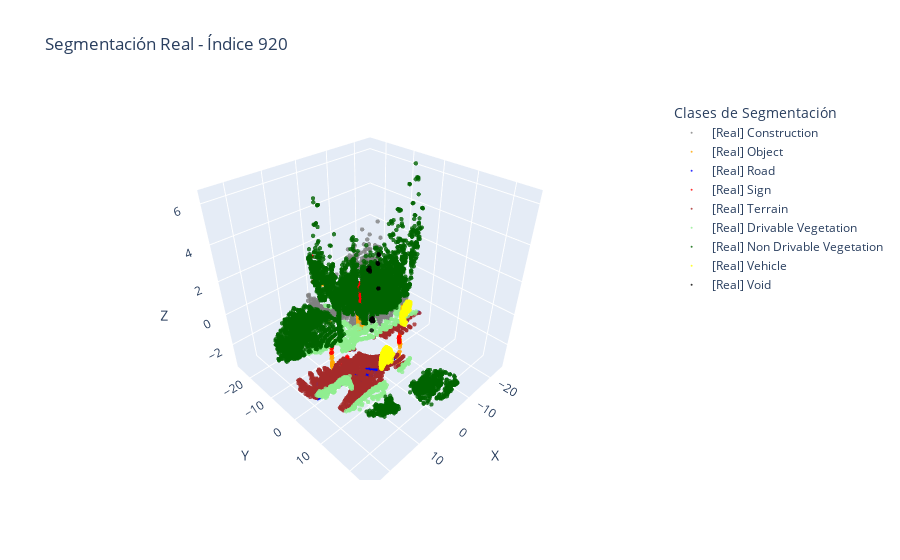
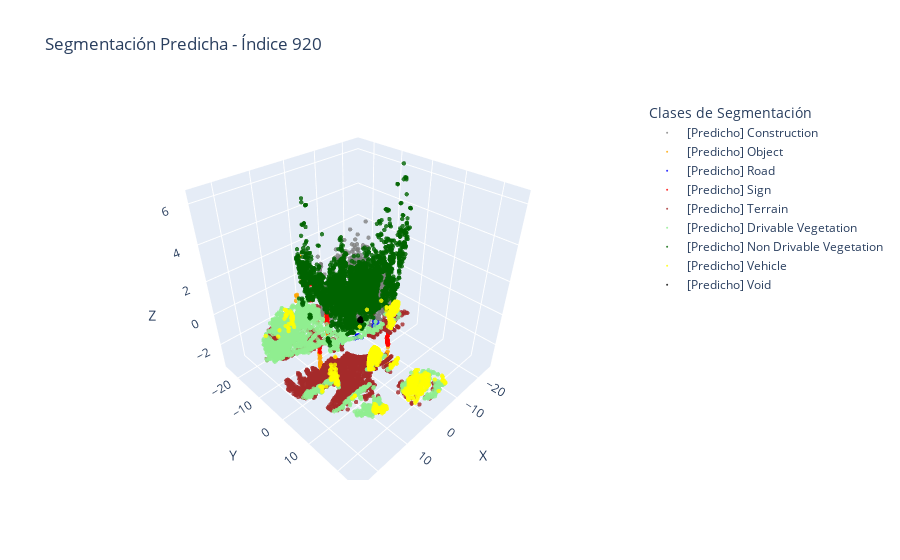

Notebook code cell kept with these figures, in order:
### Code cell
visualizar_comparacion_segmentacion(points_list, labels_list, preds_list, indice=920)

### Figure 1 — Plotly figure (JSON) as saved in the notebook; plotly's stock layout.template omitted (floating-point values rounded to 4 significant figures; data arrays with more than 128 entries replaced by an {"elided": "..."} marker saying what was removed)
{"data": [{"marker": {"color": "gray", "opacity": 0.8, "size": 1.5}, "mode": "markers", "name": "[Real] Construction", "type": "scatter3d", "x": {"elided": "1446 float values"}, "y": {"elided": "1446 float values"}, "z": {"elided": "1446 float values"}}, {"marker": {"color": "orange", "opacity": 0.8, "size": 1.5}, "mode": "markers", "name": "[Real] Object", "type": "scatter3d", "x": {"elided": "746 float values"}, "y": {"elided": "746 float values"}, "z": {"elided": "746 float values"}}, {"marker": {"color": "blue", "opacity": 0.8, "size": 1.5}, "mode": "markers", "name": "[Real] Road", "type": "scatter3d", "x": {"elided": "231 float values"}, "y": {"elided": "231 float values"}, "z": {"elided": "231 float values"}}, {"marker": {"color": "red", "opacity": 0.8, "size": 1.5}, "mode": "markers", "name": "[Real] Sign", "type": "scatter3d", "x": {"elided": "943 float values"}, "y": {"elided": "943 float values"}, "z": {"elided": "943 float values"}}, {"marker": {"color": "brown", "opacity": 0.8, "size": 1.5}, "mode": "markers", "name": "[Real] Terrain", "type": "scatter3d", "x": {"elided": "1640 float values"}, "y": {"elided": "1640 float values"}, "z": {"elided": "1640 float values"}}, {"marker": {"color": "lightgreen", "opacity": 0.8, "size": 1.5}, "mode": "markers", "name": "[Real] Drivable Vegetation", "type": "scatter3d", "x": {"elided": "1297 float values"}, "y": {"elided": "1297 float values"}, "z": {"elided": "1297 float values"}}, {"marker": {"color": "darkgreen", "opacity": 0.8, "size": 1.5}, "mode": "markers", "name": "[Real] Non Drivable Vegetation", "type": "scatter3d", "x": {"elided": "9493 float values"}, "y": {"elided": "9493 float values"}, "z": {"elided": "9493 float values"}}, {"marker": {"color": "yellow", "opacity": 0.8, "size": 1.5}, "mode": "markers", "name": "[Real] Vehicle", "type": "scatter3d", "x": {"elided": "533 float values"}, "y": {"elided": "533 float values"}, "z": {"elided": "533 float values"}}, {"marker": {"color": "black", "opacity": 0.8, "size": 1.5}, "mode": "markers", "name": "[Real] Void", "type": "scatter3d", "x": [-1.144, -1.109, -7.81, -1.042, -7.83, -1.038, -7.828, -1.049, -1.21, -1.062, -1.146, -7.814, -1.071, -1.083, -1.017, -1.182, -4.422, -1.125, -1.109, -1.225, -1.101, -1.166, -1.208, -1.156, -1.044, -1.197, -1.059, -1.132, -1.312, -1.091, -1.048, -1.215, -1.196, -4.121, -1.223, -1.137, -1.051, -1.086, -1.273, -1.18, -4.567, -7.756, -1.209, -1.12, -1.027, -4.46, -7.772, -1.176, -1.058, -1.205, -1.26, -4.69, -1.068, -7.726, -4.881], "y": [-0.4078, -0.4945, -4.698, -0.2991, -4.829, -0.1861, -4.664, -0.583, -0.1039, -0.5749, -0.3801, -4.695, -0.3036, -0.2326, -0.6301, -0.1999, -5.141, -0.521, -0.5042, -0.03272, -0.1881, -0.587, -0.1527, -0.3735, -0.6421, -0.08955, -0.6241, -0.3521, -0.493, -0.2656, -0.6133, -0.1585, -0.1335, -3.543, -0.07801, -0.5116, -0.2161, -0.3036, -0.5694, -0.3269, -4.618, -4.852, -0.1122, -0.3891, -0.2229, -5.01, -5.117, -0.3277, -0.2832, -0.1211, -0.5972, -4.774, -0.2071, -4.913, -5.169], "z": [-0.5663, -0.5663, 2.442, -0.5055, 2.465, -0.4919, 0.3835, -0.5595, -0.5663, -0.5629, -0.5629, 0.3837, -0.519, -0.3941, -0.5579, -0.4263, 1.817, -0.5781, -0.568, -0.5714, -0.5207, -0.6086, -0.568, -0.5663, -0.5714, -0.5595, -0.5731, -0.5528, -0.4987, -0.3995, -0.5663, -0.5714, -0.5612, -1.933, -0.5714, -0.5815, -0.5004, -0.5257, -0.496, -0.4357, 1.74, 1.903, -0.5663, -0.5528, -0.4902, 1.797, 1.935, -0.4344, -0.5105, -0.5646, -0.496, 1.793, -0.5071, 1.904, 1.905]}], "layout": {"legend": {"title": {"text": "Clases de Segmentación"}}, "scene": {"xaxis": {"title": {"text": "X"}}, "yaxis": {"title": {"text": "Y"}}, "zaxis": {"title": {"text": "Z"}}}, "title": {"text": "Segmentación Real - Índice 920"}}}

### Figure 2 — Plotly figure (JSON) as saved in the notebook; plotly's stock layout.template omitted (floating-point values rounded to 4 significant figures; data arrays with more than 128 entries replaced by an {"elided": "..."} marker saying what was removed)
{"data": [{"marker": {"color": "gray", "opacity": 0.8, "size": 1.5}, "mode": "markers", "name": "[Predicho] Construction", "type": "scatter3d", "x": {"elided": "1633 float values"}, "y": {"elided": "1633 float values"}, "z": {"elided": "1633 float values"}}, {"marker": {"color": "orange", "opacity": 0.8, "size": 1.5}, "mode": "markers", "name": "[Predicho] Object", "type": "scatter3d", "x": {"elided": "575 float values"}, "y": {"elided": "575 float values"}, "z": {"elided": "575 float values"}}, {"marker": {"color": "blue", "opacity": 0.8, "size": 1.5}, "mode": "markers", "name": "[Predicho] Road", "type": "scatter3d", "x": [-3.106, -2.779, -3.059, -2.956, 3.475, -2.901, 2.941, -1.502, -12.82, -3.554, -2.663, -0.1299, 2.762, -11.7, -3.324, -12.28, -3.05, 5.065, -17.97, -18.13, -12.27, 3.444, 3.439, 2.742, -4.258, 2.825, -3.117, -12.32, -12.27, -11.68, -2.986, -9.996, -12.05, -7.958, -3.426, -2.645, -19.45, -3.285, -3.264, -3.58, -2.628, -4.024, -12.27, -12.38, -3.796, -3.042, -3.918], "y": [-3.602, -4.487, -3.571, -4.373, -4.483, -4.462, -4.52, 7.45, -4.83, -3.664, -4.486, -4.896, -3.399, -5.236, -4.001, -4.493, -3.483, -3.676, -4.089, -3.914, -4.954, -3.982, -3.876, -3.326, -2.769, -3.226, -3.535, -5.264, -5.252, -5.168, -4.277, -3.775, -5.414, -3.719, -3.258, -4.53, -4.195, -3.215, -3.985, -3.379, -4.54, -2.991, -4.748, -5.06, -3.253, -4.323, -3.07], "z": [-2.218, -2.461, -2.193, -2.461, -2.018, -2.482, -1.918, -2.185, -2.501, -2.38, -2.433, -2.284, -2.042, -2.663, -2.426, -2.719, -2.159, -1.8, -2.705, -2.723, -2.75, -1.873, -1.843, -2.01, -2.368, -2.0, -2.198, -2.445, -2.437, -2.655, -2.433, -2.578, -2.412, -2.526, -2.204, -2.446, -2.673, -2.144, -2.402, -2.296, -2.446, -2.338, -2.735, -2.779, -2.331, -2.465, -2.321]}, {"marker": {"color": "red", "opacity": 0.8, "size": 1.5}, "mode": "markers", "name": "[Predicho] Sign", "type": "scatter3d", "x": {"elided": "246 float values"}, "y": {"elided": "246 float values"}, "z": {"elided": "246 float values"}}, {"marker": {"color": "brown", "opacity": 0.8, "size": 1.5}, "mode": "markers", "name": "[Predicho] Terrain", "type": "scatter3d", "x": {"elided": "2416 float values"}, "y": {"elided": "2416 float values"}, "z": {"elided": "2416 float values"}}, {"marker": {"color": "lightgreen", "opacity": 0.8, "size": 1.5}, "mode": "markers", "name": "[Predicho] Drivable Vegetation", "type": "scatter3d", "x": {"elided": "2580 float values"}, "y": {"elided": "2580 float values"}, "z": {"elided": "2580 float values"}}, {"marker": {"color": "darkgreen", "opacity": 0.8, "size": 1.5}, "mode": "markers", "name": "[Predicho] Non Drivable Vegetation", "type": "scatter3d", "x": {"elided": "7814 float values"}, "y": {"elided": "7814 float values"}, "z": {"elided": "7814 float values"}}, {"marker": {"color": "yellow", "opacity": 0.8, "size": 1.5}, "mode": "markers", "name": "[Predicho] Vehicle", "type": "scatter3d", "x": {"elided": "1031 float values"}, "y": {"elided": "1031 float values"}, "z": {"elided": "1031 float values"}}, {"marker": {"color": "black", "opacity": 0.8, "size": 1.5}, "mode": "markers", "name": "[Predicho] Void", "type": "scatter3d", "x": [-1.144, -1.109, -1.042, -1.038, -1.049, -1.21, -1.062, -1.146, -1.071, -1.083, -1.017, -1.182, -1.125, -1.109, -1.225, -1.101, -1.166, -1.208, -1.156, -1.044, -1.197, -1.059, -1.132, -1.312, -1.091, -1.048, -1.215, -1.196, -1.223, -1.137, -1.051, -1.086, -1.273, -1.18, -1.209, -1.12, -1.027, -1.176, -1.058, -1.205, -1.26, -1.068], "y": [-0.4078, -0.4945, -0.2991, -0.1861, -0.583, -0.1039, -0.5749, -0.3801, -0.3036, -0.2326, -0.6301, -0.1999, -0.521, -0.5042, -0.03272, -0.1881, -0.587, -0.1527, -0.3735, -0.6421, -0.08955, -0.6241, -0.3521, -0.493, -0.2656, -0.6133, -0.1585, -0.1335, -0.07801, -0.5116, -0.2161, -0.3036, -0.5694, -0.3269, -0.1122, -0.3891, -0.2229, -0.3277, -0.2832, -0.1211, -0.5972, -0.2071], "z": [-0.5663, -0.5663, -0.5055, -0.4919, -0.5595, -0.5663, -0.5629, -0.5629, -0.519, -0.3941, -0.5579, -0.4263, -0.5781, -0.568, -0.5714, -0.5207, -0.6086, -0.568, -0.5663, -0.5714, -0.5595, -0.5731, -0.5528, -0.4987, -0.3995, -0.5663, -0.5714, -0.5612, -0.5714, -0.5815, -0.5004, -0.5257, -0.496, -0.4357, -0.5663, -0.5528, -0.4902, -0.4344, -0.5105, -0.5646, -0.496, -0.5071]}], "layout": {"legend": {"title": {"text": "Clases de Segmentación"}}, "scene": {"xaxis": {"title": {"text": "X"}}, "yaxis": {"title": {"text": "Y"}}, "zaxis": {"title": {"text": "Z"}}}, "title": {"text": "Segmentación Predicha - Índice 920"}}}
